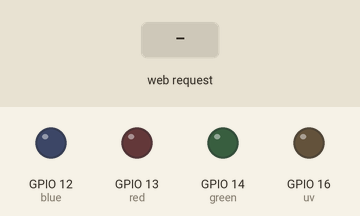
Bench run of a sketch on a simulated ESP8266 (NodeMCU). Shown: output pins drawn as LEDs (lit = HIGH). The inputs (shaded band) are chosen by the test bench. WiFi joins after 1.5 s; servers stay silent unless stated; what the sketch prints to the serial monitor is not drawn.

Above: at 2.7 s.
2.8 s: HTTP request GET /on received
At 4.0 s:
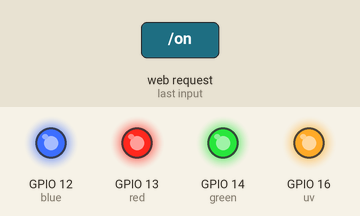
4.3 s: HTTP request GET /off received
At 5.3 s:
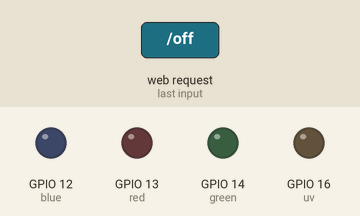
Timing chart, 0 to 7.3 s (numbered marks = the images above; inputs shaded):
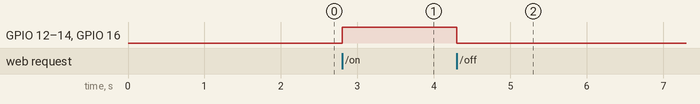

The sketch:

light_controller.ino
```cpp
#include <ESP8266WiFi.h>
#include <WiFiClient.h>
#include <ESP8266WebServer.h>


const char* ssid     = "your ssid";
const char* password = "your password";
IPAddress ip(192, 168, 1, 177);
IPAddress gateway(192,168,1,1);
IPAddress subnet(255,255,255,0);

ESP8266WebServer server(80);

int red = 13;
int blue = 12;
int green = 14;
int uv = 16;

float uv_sun = 1;//0.95935;
float b_sun =  1;//1.00000;
float g_sun =  1;//0.6;
float r_sun =  1;//0.48;


String webString="";

void handle_root() {
  server.send(200, "text/plain", "Hello. I am a light bulb. /on or /off");
  delay(100);
}

void setup(void)
{
  pinMode(red, OUTPUT);
  pinMode(blue, OUTPUT);
  pinMode(green, OUTPUT);
  pinMode(uv, OUTPUT);

  Serial.begin(115200);


  WiFi.begin(ssid, password);
  WiFi.config(ip, gateway, subnet);
  Serial.print("\n\r \n\rWorking to connect");

  // Wait for connection
  while (WiFi.status() != WL_CONNECTED) {
    delay(500);
    Serial.print(".");
  }
  Serial.println("");
  Serial.print("Connected to ");
  Serial.println(ssid);
  Serial.print("IP address: ");
  Serial.println(WiFi.localIP());

  server.on("/", handle_root);

  server.on("/off", [](){
    set_brightness(0);
    webString = "Lights are now off";
    server.send(200, "text/plain", webString);
  });

  server.on("/on", [](){
    set_brightness(1023);
    webString = "Lights are now on";
    server.send(200, "text/plain", webString);
  });

  server.begin();
  Serial.println("HTTP server started");
}

void loop(void)
{
  server.handleClient();
}


void set_brightness(int brightness){

  float bb = b_sun*brightness;
  float bg = g_sun*brightness;
  float br = r_sun*brightness;
  float bu = uv_sun*brightness;

  analogWrite(red,(int)br);
  analogWrite(blue,(int)bb);
  analogWrite(green,(int)bg);
  analogWrite(uv, (int)bu);

}
```

Measured:
- after the input at 2.8 s, GPIO 12 (blue), GPIO 13 (red), GPIO 14 (green), GPIO 16 (uv): LOW → HIGH at once
- after the input at 4.3 s, GPIO 12 (blue), GPIO 13 (red), GPIO 14 (green), GPIO 16 (uv): HIGH → LOW at once
